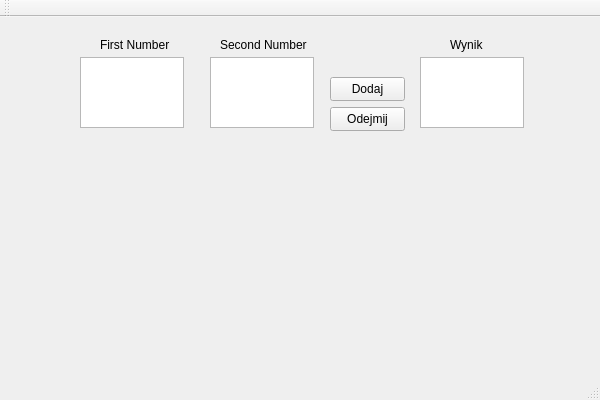
<?xml version="1.0" encoding="UTF-8"?>
<ui version="4.0">
 <class>MainWindowClass</class>
 <widget class="QMainWindow" name="MainWindowClass">
  <property name="geometry">
   <rect>
    <x>0</x>
    <y>0</y>
    <width>600</width>
    <height>400</height>
   </rect>
  </property>
  <property name="windowTitle">
   <string>Langner_Laskowski_Projekt</string>
  </property>
  <widget class="QWidget" name="centralWidget">
   <widget class="QPushButton" name="add_Button">
    <property name="geometry">
     <rect>
      <x>330</x>
      <y>60</y>
      <width>75</width>
      <height>24</height>
     </rect>
    </property>
    <property name="text">
     <string>Dodaj</string>
    </property>
   </widget>
   <widget class="QTextEdit" name="enter_A">
    <property name="geometry">
     <rect>
      <x>80</x>
      <y>40</y>
      <width>104</width>
      <height>71</height>
     </rect>
    </property>
   </widget>
   <widget class="QTextEdit" name="enter_B">
    <property name="geometry">
     <rect>
      <x>210</x>
      <y>40</y>
      <width>104</width>
      <height>71</height>
     </rect>
    </property>
   </widget>
   <widget class="QLabel" name="result_Label">
    <property name="geometry">
     <rect>
      <x>450</x>
      <y>20</y>
      <width>49</width>
      <height>16</height>
     </rect>
    </property>
    <property name="text">
     <string>Wynik</string>
    </property>
   </widget>
   <widget class="QTextEdit" name="result_Box">
    <property name="geometry">
     <rect>
      <x>420</x>
      <y>40</y>
      <width>104</width>
      <height>71</height>
     </rect>
    </property>
   </widget>
   <widget class="QLabel" name="first_number_label">
    <property name="geometry">
     <rect>
      <x>100</x>
      <y>20</y>
      <width>71</width>
      <height>16</height>
     </rect>
    </property>
    <property name="text">
     <string>First Number</string>
    </property>
   </widget>
   <widget class="QLabel" name="second_number_label">
    <property name="geometry">
     <rect>
      <x>220</x>
      <y>20</y>
      <width>91</width>
      <height>16</height>
     </rect>
    </property>
    <property name="text">
     <string>Second Number</string>
    </property>
   </widget>
   <widget class="QPushButton" name="subb_Button">
    <property name="geometry">
     <rect>
      <x>330</x>
      <y>90</y>
      <width>75</width>
      <height>24</height>
     </rect>
    </property>
    <property name="text">
     <string>Odejmij</string>
    </property>
   </widget>
  </widget>
  <widget class="QMenuBar" name="menuBar">
   <property name="geometry">
    <rect>
     <x>0</x>
     <y>0</y>
     <width>600</width>
     <height>22</height>
    </rect>
   </property>
  </widget>
  <widget class="QToolBar" name="mainToolBar">
   <attribute name="toolBarArea">
    <enum>TopToolBarArea</enum>
   </attribute>
   <attribute name="toolBarBreak">
    <bool>false</bool>
   </attribute>
  </widget>
  <widget class="QStatusBar" name="statusBar"/>
 </widget>
 <layoutdefault spacing="6" margin="11"/>
 <resources>
  <include location="Langner_Laskowski_Projekt.qrc"/>
 </resources>
 <connections>
  <connection>
   <sender>add_Button</sender>
   <signal>clicked()</signal>
   <receiver>MainWindowClass</receiver>
   <slot>addButton_clicked()</slot>
   <hints>
    <hint type="sourcelabel">
     <x>367</x>
     <y>105</y>
    </hint>
    <hint type="destinationlabel">
     <x>299</x>
     <y>199</y>
    </hint>
   </hints>
  </connection>
  <connection>
   <sender>subb_Button</sender>
   <signal>clicked()</signal>
   <receiver>MainWindowClass</receiver>
   <slot>subbButton_clicked()</slot>
   <hints>
    <hint type="sourcelabel">
     <x>388</x>
     <y>135</y>
    </hint>
    <hint type="destinationlabel">
     <x>457</x>
     <y>199</y>
    </hint>
   </hints>
  </connection>
 </connections>
 <slots>
  <slot>addButton_clicked()</slot>
  <slot>subbButton_clicked()</slot>
 </slots>
</ui>
